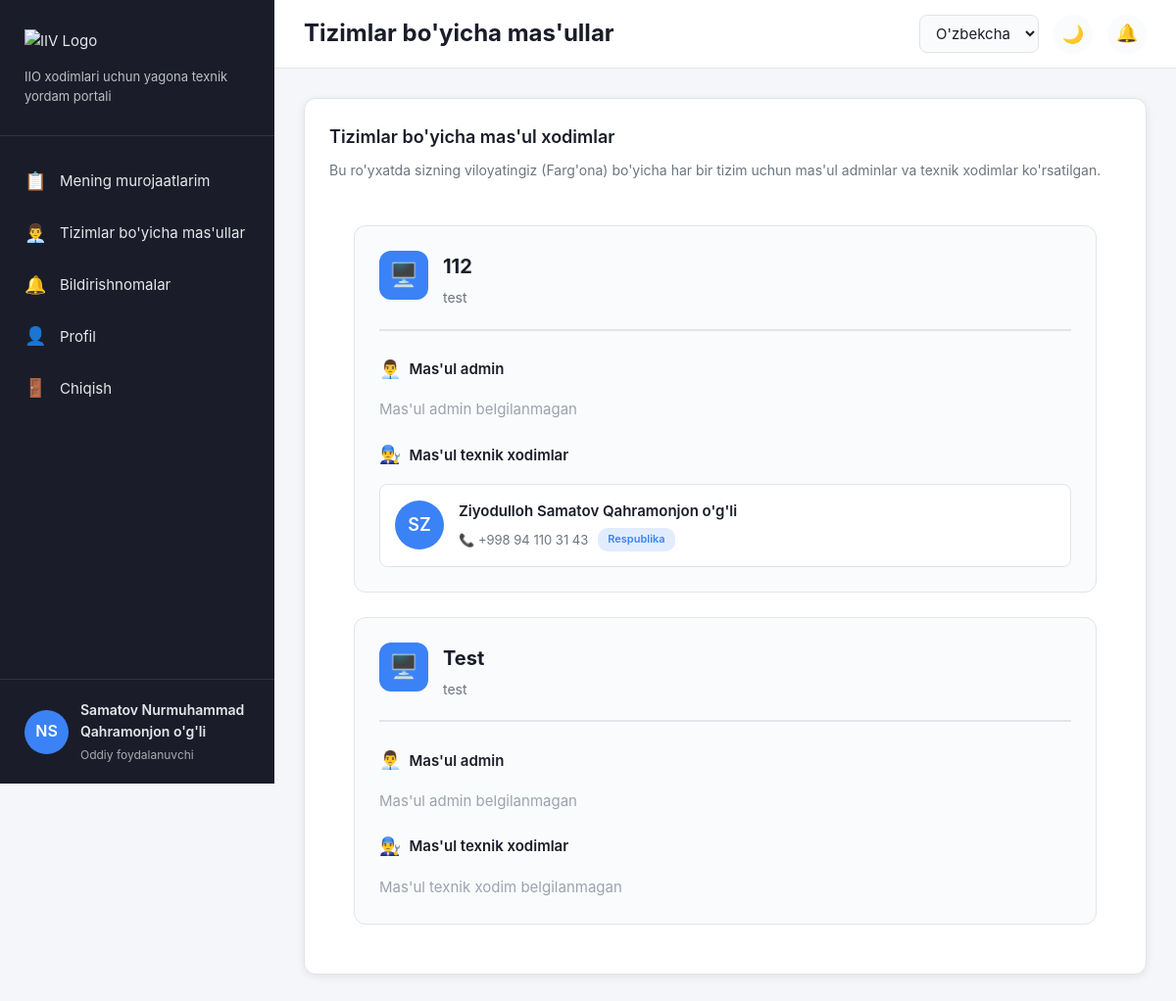
The page /tickets/system-responsibles/ (signed in) on the database as committed earlier.
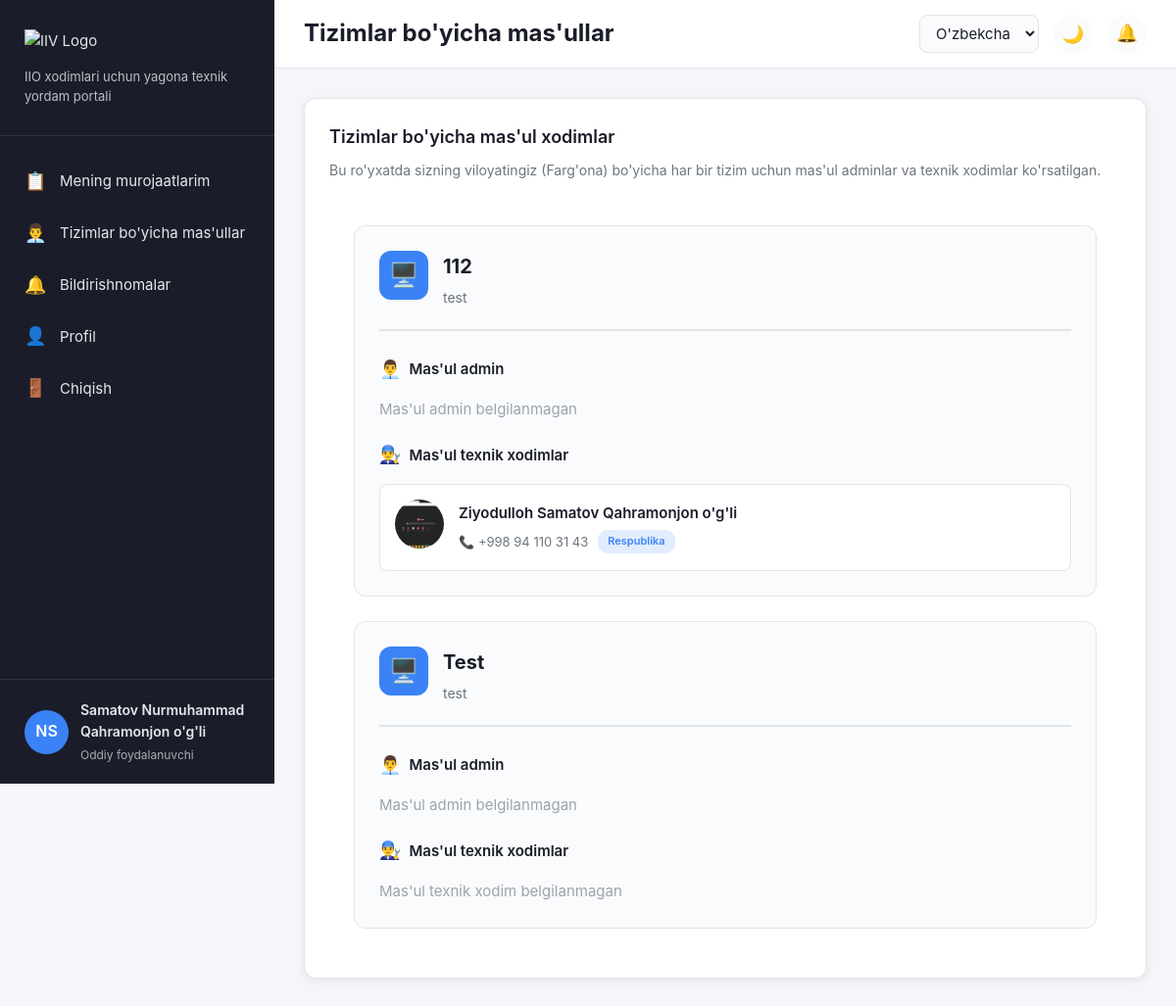
The same page on the database as committed later.
### systems/models.py (models this page shows, shortened)
class SystemResponsible(models.Model):
    ROLE_CHOICES = [
        ('admin', _('Admin')),
        ('technician', _('Texnik xodim')),
    ]
    system = models.ForeignKey(
        System,
        on_delete=models.CASCADE,
        related_name='responsibles',
        verbose_name=_("Tizim")
    )
    user = models.ForeignKey(
        User,
        on_delete=models.CASCADE,
        related_name='system_responsibilities',
        verbose_name=_("Xodim")
    )
    role_in_system = models.CharField(
        max_length=20,
        choices=ROLE_CHOICES,
        verbose_name=_("Rol")
    )
    region = models.ForeignKey(
        Region,
        on_delete=models.CASCADE,
        null=True,
        blank=True,
        related_name='system_responsibles',
        verbose_name=_("Viloyat"),
        help_text=_("Agar bo'sh bo'lsa - respublika miqyosida mas'ul")
    )
    is_default = models.BooleanField(
        default=False,
        verbose_name=_("Asosiy mas'ul"),
        help_text=_("Region bo'sh va is_default=True bo'lsa - respublika mas'uli")
    )
    created_at = models.DateTimeField(auto_now_add=True, verbose_name=_("Yaratilgan"))
    class Meta:
        verbose_name = _("Tizim mas'uli")
        verbose_name_plural = _("Tizim mas'ullari")
        unique_together = [['system', 'user', 'region']]
        ordering = ['system', 'region']

### accounts/models.py (models this page shows, shortened)
class User(AbstractUser):
    ROLE_CHOICES = [
        ('user', _('Oddiy foydalanuvchi')),
        ('technician', _('Texnik xodim')),
        ('admin', _('Admin')),
        ('superadmin', _('Bosh admin')),
    ]
    LANGUAGE_CHOICES = [
        ('uz', _("O'zbekcha (Lotin)")),
        ('uz-cy', _("Ўзбекча (Кирилл)")),
        ('ru', _('Русский')),
    ]
    last_name = models.CharField(max_length=150, verbose_name=_("Familiya"))
    first_name = models.CharField(max_length=150, verbose_name=_("Ism"))
    middle_name = models.CharField(max_length=150, blank=True, verbose_name=_("Sharif"))
    region = models.ForeignKey(
        Region,
        on_delete=models.SET_NULL,
        null=True,
        blank=True,
        verbose_name=_("Viloyat")
    )
    department = models.ForeignKey(
        Department,
        on_delete=models.SET_NULL,
        null=True,
        blank=True,
        verbose_name=_("Hududiy bo'lim")
    )
    position = models.CharField(max_length=200, blank=True, verbose_name=_("Lavozim"))
    phone = models.CharField(max_length=20, blank=True, verbose_name=_("Telefon"))
    role = models.CharField(
        max_length=20,
        choices=ROLE_CHOICES,
        default='user',
        verbose_name=_("Rol")
    )
    language = models.CharField(
        max_length=10,
        choices=LANGUAGE_CHOICES,
        default='uz',
        verbose_name=_("Til")
    )
    avatar = models.ImageField(
        upload_to='avatars/',
        blank=True,
        null=True,
        verbose_name=_("Avatar")
    )
    is_active = models.BooleanField(default=True, verbose_name=_("Aktiv"))
    created_at = models.DateTimeField(auto_now_add=True, verbose_name=_("Yaratilgan"))
    updated_at = models.DateTimeField(auto_now=True, verbose_name=_("O'zgartirilgan"))
    class Meta:
        verbose_name = _("Foydalanuvchi")
        verbose_name_plural = _("Foydalanuvchilar")
        ordering = ['-created_at']
    def get_full_name(self):
        parts = [self.last_name, self.first_name]
        if self.middle_name:
            parts.append(self.middle_name)
        return ' '.join(parts)
    def is_technician(self):
        return self.role == 'technician'
    def is_admin(self):
        return self.role in ['admin', 'superadmin']
    def is_superadmin(self):
        return self.role == 'superadmin'

### tickets/views.py (the view)
# urls.py: path('system-responsibles/', views.system_responsibles_view, name='system_responsibles'),
@login_required
def system_responsibles_view(request):
    user_region = request.user.region
    systems = System.objects.filter(is_active=True)
    responsibles_data = []
    for system in systems:
        admin = SystemResponsible.objects.filter(
            system=system,
            region=user_region,
            role_in_system='admin'
        ).first()
        if not admin:
            admin = SystemResponsible.objects.filter(
                system=system,
                region__isnull=True,
                is_default=True,
                role_in_system='admin'
            ).first()
        technicians = SystemResponsible.objects.filter(
            system=system,
            region=user_region,
            role_in_system='technician'
        )
        if not technicians.exists():
            technicians = SystemResponsible.objects.filter(
                system=system,
                region__isnull=True,
                is_default=True,
                role_in_system='technician'
            )
        responsibles_data.append({
            'system': system,
            'admin': admin,
            'technicians': technicians,
        })
    context = {
        'responsibles_data': responsibles_data,
    }
    return render(request, 'tickets/system_responsibles.html', context)

### templates/tickets/system_responsibles.html (shortened to what the changed rows need)
{% extends 'base.html' %}
{% load static %}
{% load i18n %}
{% block page_title %}{% trans "Tizimlar bo'yicha mas'ullar" %}{% endblock %}
{% block content %}
<div class="responsibles-page">
    <div class="card">
        {% if responsibles_data %}
        <div class="responsibles-list">
            {% for item in responsibles_data %}
            <div class="responsible-card">
                <div class="system-header">
                    <div class="system-icon">🖥️</div>
                    <div>
                        <h4 class="system-name">{{ item.system.name }}</h4>
                        {% if item.system.description %}
                        <p class="system-description">{{ item.system.description }}</p>
                        {% endif %}
                    </div>
                </div>
                <div class="responsible-section">
                    <div class="section-title">
                        <span class="icon">👨‍💼</span>
                        {% trans "Mas'ul admin" %}
                    </div>
                    {% if item.admin %}
                    <div class="person-card">
                        <div class="person-avatar">
                            {% if item.admin.user.avatar %}
                                <img src="{{ item.admin.user.avatar.url }}" alt="Avatar">
                            {% else %}
                                <div class="avatar-placeholder">
                                    {{ item.admin.user.first_name.0 }}{{ item.admin.user.last_name.0 }}
                                </div>
                            {% endif %}
                        </div>
                        <div class="person-info">
                            <div class="person-name">{{ item.admin.user.get_full_name }}</div>
                            <div class="person-details">
                                {% if item.admin.user.phone %}
                                    📞 {{ item.admin.user.phone }}
                                {% endif %}
                                {% if item.admin.region %}
                                    <span class="badge badge-info">{{ item.admin.region.name }}</span>
                                {% else %}
                                    <span class="badge badge-primary">{% trans "Respublika" %}</span>
                                {% endif %}
                            </div>
                        </div>
                    </div>
                    {% else %}
                    <p class="text-muted">{% trans "Mas'ul admin belgilanmagan" %}</p>
                    {% endif %}
                </div>
                <div class="responsible-section">
                    <div class="section-title">
                        <span class="icon">👨‍🔧</span>
                        {% trans "Mas'ul texnik xodimlar" %}
                    </div>
                    {% if item.technicians %}
                        {% for tech in item.technicians %}
                        <div class="person-card">
                            <div class="person-avatar">
                                {% if tech.user.avatar %}
                                    <img src="{{ tech.user.avatar.url }}" alt="Avatar">
                                {% else %}
                                    <div class="avatar-placeholder">
                                        {{ tech.user.first_name.0 }}{{ tech.user.last_name.0 }}
                                    </div>
                                {% endif %}
                            </div>
                            <div class="person-info">
                                <div class="person-name">{{ tech.user.get_full_name }}</div>
                                <div class="person-details">
                                    {% if tech.user.phone %}
                                        📞 {{ tech.user.phone }}
                                    {% endif %}
                                    {% if tech.region %}
                                        <span class="badge badge-info">{{ tech.region.name }}</span>
                                    {% else %}
                                        <span class="badge badge-primary">{% trans "Respublika" %}</span>
                                    {% endif %}
                                </div>
                            </div>
                        </div>
                        {% endfor %}
                    {% else %}
                    <p class="text-muted">{% trans "Mas'ul texnik xodim belgilanmagan" %}</p>
                    {% endif %}
                </div>
            </div>
            {% endfor %}
        </div>
        {% else %}
        <div class="empty-state">
            <div class="empty-icon">🖥️</div>
            <h3>{% trans "Tizimlar topilmadi" %}</h3>
            <p>{% trans "Hozirda faol tizimlar mavjud emas" %}</p>
        </div>
        {% endif %}
    </div>
</div>
{% endblock %}

Rows that differ between the two databases and show on the page:
changed through a linked row, SystemResponsible "Ziyodulloh Samatov Qahramonjon o'g'li": user.avatar: picture added; user.first_name.0 "S" → (not shown); user.last_name.0 "Z" → (not shown)
